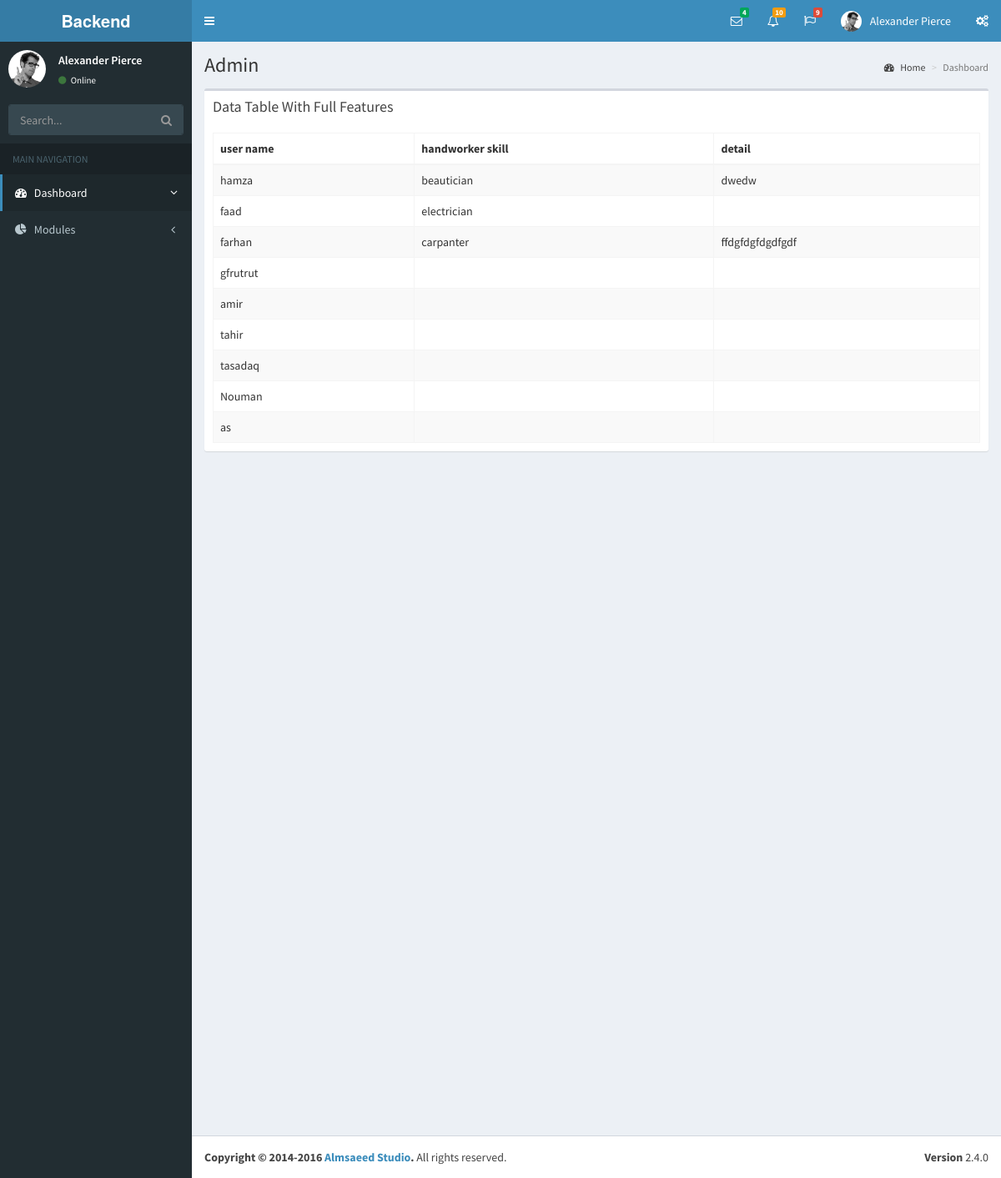
Screenshot of /backend/handworker_skills.php with the database file from the repository.
### tables this page shows
CREATE TABLE `user` (
  `user_id` int(11) NOT NULL,
  `category_id` int(11) NOT NULL,
  `sub_category_id` int(11) NOT NULL,
  `user_type` enum('Admin','Hand worker','Customer') NOT NULL,
  `user_name` varchar(30) NOT NULL,
  `user_image` varchar(250) NOT NULL,
  `user_email` varchar(30) NOT NULL,
  `user_pass` varchar(30) NOT NULL,
  `user_contact` varchar(30) NOT NULL,
  `user_address` varchar(30) NOT NULL,
  `date` timestamp NOT NULL DEFAULT CURRENT_TIMESTAMP
);

CREATE TABLE `handworker_skills` (
  `skill_id` int(11) NOT NULL,
  `user_id` int(11) NOT NULL,
  `skills` varchar(30) NOT NULL,
  `detail` varchar(200) NOT NULL
);

### mysql/MysqliDb.php (called while the page is built, shortened)
<?php
class MysqliDb
{
    public static $prefix = '';
    protected $_mysqli;
    protected $_query;
    protected $_queryOptions = array();
    protected $_orderBy = array();
    protected $_groupBy = array();
    protected $_bindParams = array('');
    protected $host;
    protected $socket;
    protected $_username;
    protected $_password;
    protected $db;
    protected $port;
    protected $charset;
    public $returnType = 'array';
    protected $_nestJoin = false;
    private $_tableName = '';
    protected $_mapKey = null;
    public function __construct($host = null, $username = null, $password = null, $db = null, $port = null, $charset = 'utf8', $socket = null)
    {
        $isSubQuery = false;
        if (is_object($host)) {
            $this->_mysqli = $host;
        } else
            if(is_string($host)) {
                $this->host = $host;
            }
        $this->_username = $username;
        $this->_password = $password;
        $this->db = $db;
        $this->port = $port;
        $this->charset = $charset;
        $this->socket = $socket;
    }
    public function connect()
    {
        $this->_mysqli = new mysqli($this->host, $this->_username, $this->_password, $this->db, $this->port, $this->socket);
        if ($this->charset) {
            $this->_mysqli->set_charset($this->charset);
        }
    }
    public function mysqli()
    {
        return $this->_mysqli;
    }
    protected function reset()
    {
        $this->_orderBy = array();
        $this->_groupBy = array();
        $this->_bindParams = array('');
        $this->_query = null;
        $this->_queryOptions = array();
        $this->returnType = 'array';
        $this->_nestJoin = false;
        $this->_forUpdate = false;
        $this->_lockInShareMode = false;
        $this->_tableName = '';
        $this->_updateColumns = null;
        $this->_mapKey = null;
    }
    public function get($tableName, $numRows = null, $columns = '*')
    {
        $column = is_array($columns) ? implode(', ', $columns) : $columns;
        if (strpos($tableName, '.') === false) {
            $this->_tableName = self::$prefix . $tableName;
        } else {
            $this->_tableName = $tableName;
        }
        $this->_query = 'SELECT ' . implode(' ', $this->_queryOptions) . ' ' .
            $column . " FROM " . $this->_tableName;
        $stmt = $this->_buildQuery($numRows);
        $stmt->execute();
        $res = $this->_dynamicBindResults($stmt);
        return $res;
    }
    protected function _determineType($item)
    {
        switch (gettype($item)) {
            case 'boolean':
            case 'integer':
                return 'i';
                break;
        }
        return '';
    }
    protected function _bindParam($value)
    {
        $this->_bindParams[0] .= $this->_determineType($value);
        array_push($this->_bindParams, $value);
    }
    protected function _buildPair($operator, $value)
    {
        if (!is_object($value)) {
            return ' ' . $operator . ' ? ';
        }
        $subQuery = $value->getSubQuery();
        return " " . $operator . " (" . $subQuery['query'] . ") " . $subQuery['alias'];
    }
    protected function _buildQuery($numRows = null, $tableData = null)
    {
        $stmt = $this->_prepareQuery();
        if (count($this->_bindParams) > 1) {
            call_user_func_array(array($stmt, 'bind_param'), $this->refValues($this->_bindParams));
        }
        return $stmt;
    }
    protected function _dynamicBindResults(mysqli_stmt $stmt)
    {
        $parameters = array();
        $results = array();
        $mysqlLongType = 252;
        $shouldStoreResult = false;
        $meta = $stmt->result_metadata();
        $row = array();
        while ($field = $meta->fetch_field()) {
            if ($this->_nestJoin && $field->table != $this->_tableName) {
                $field->table = substr($field->table, strlen(self::$prefix));
                $row[$field->table][$field->name] = null;
                $parameters[] = & $row[$field->table][$field->name];
            } else {
                $row[$field->name] = null;
                $parameters[] = & $row[$field->name];
            }
        }
        call_user_func_array(array($stmt, 'bind_result'), $parameters);
        while ($stmt->fetch()) {
            if ($this->returnType == 'object') {
                $result = new stdClass ();
                foreach ($row as $key => $val) {
                    if (is_array($val)) {
                        $result->$key = new stdClass ();
                        foreach ($val as $k => $v) {
                            $result->$key->$k = $v;
                        }
                    } else {
                        $result->$key = $val;
                    }
                }
            } else {
                $result = array();
                foreach ($row as $key => $val) {
                    if (is_array($val)) {
                        foreach ($val as $k => $v) {
                            $result[$key][$k] = $v;
                        }
                    } else {
                        $result[$key] = $val;
                    }
                }
            }
            if ($this->_mapKey) {
                $results[$row[$this->_mapKey]] = count($row) > 2 ? $result : end($result);
            } else {
                array_push($results, $result);
            }
        }
        return $results;
    }
    protected function _buildCondition($operator, &$conditions)
    {
        if (empty($conditions)) {
            return;
        }
        $this->_query .= ' ' . $operator;
        foreach ($conditions as $cond) {
            list ($concat, $varName, $operator, $val) = $cond;
            $this->_query .= " " . $concat . " " . $varName;
            switch (strtolower($operator)) {
                default:
                    if (is_array($val)) {
                        $this->_bindParams($val);
                    } elseif ($val === null) {
                        $this->_query .= ' ' . $operator . " NULL";
                    } elseif ($val != 'DBNULL' || $val == '0') {
                        $this->_query .= $this->_buildPair($operator, $val);
                    }
            }
        }
    }
    protected function _buildGroupBy()
    {
        if (empty($this->_groupBy)) {
            return;
        }
        $this->_query .= " GROUP BY ";
        $this->_query = rtrim($this->_query, ', ') . " ";
    }
    protected function _buildOrderBy()
    {
        if (empty($this->_orderBy)) {
            return;
        }
        $this->_query .= " ORDER BY ";
        $this->_query = rtrim($this->_query, ', ') . " ";
    }
    protected function _prepareQuery()
    {
        if (!$stmt = $this->mysqli()->prepare($this->_query)) {
            $msg = $this->mysqli()->error . " query: " . $this->_query;
            $num = $this->mysqli()->errno;
            $this->reset();
            throw new Exception($msg, $num);
        }
        return $stmt;
    }
    protected function refValues(array &$arr)
    {
        if (strnatcmp(phpversion(), '5.3') >= 0) {
            $refs = array();
            foreach ($arr as $key => $value) {
                $refs[$key] = & $arr[$key];
            }
            return $refs;
        }
        return $arr;
    }
    protected function replacePlaceHolders($str, $vals)
    {
        $i = 1;
        $newStr = "";
        while ($pos = strpos($str, "?")) {
            $val = $vals[$i++];
            $newStr .= substr($str, 0, $pos) . "'" . $val . "'";
            $str = substr($str, $pos + 1);
        }
        $newStr .= $str;
        return $newStr;
    }
}

### config.php (called while the page is built, shortened)
<?php
   require_once ('mysql/MysqliDb.php');
   $db2 = new MysqliDb (DB_SERVER, DB_USERNAME, DB_PASSWORD, DB_DATABASE);
?>

### backend/handworker_skills.php (the view, shortened to what this page needs)
     <?php $baseurl = "http://localhost/handworker/backend/assets/";  ?>
 <?php include "header.php";
 include '../config.php';
$users = $db2->get('user');
 ?>
  <aside class="main-sidebar">
    <section class="sidebar">
      <div class="user-panel">
        <div class="pull-left image">
          <img src="<?php echo $baseurl;  ?>dist/img/user2-160x160.jpg" class="img-circle" alt="User Image">
        </div>
        <div class="pull-left info">
          <p>Alexander Pierce</p>
          <a href="#"><i class="fa fa-circle text-success"></i> Online</a>
        </div>
      </div>
      <form action="#" method="get" class="sidebar-form">
        <div class="input-group">
          <input type="text" name="q" class="form-control" placeholder="Search...">
          <span class="input-group-btn">
                <button type="submit" name="search" id="search-btn" class="btn btn-flat"><i class="fa fa-search"></i>
                </button>
              </span>
        </div>
      </form>
    <?php include "sidebar.php";  ?>
    </section>
  </aside>
  <div class="content-wrapper">
    <section class="content-header">
      <h1>Admin</h1>
      <ol class="breadcrumb">
        <li><a href="#"><i class="fa fa-dashboard"></i> Home</a></li>
        <li class="active">Dashboard</li>
      </ol>
    </section>
    <section class="content">
    <div class="box">
            <div class="box-header">
              <h3 class="box-title">Data Table With Full Features</h3>
            </div>
            <div class="box-body">
              <table id="example1" class="table table-bordered table-striped">
                <thead>
                <tr>
                  <th>user name</th>
                  <th>handworker skill</th>
                  <th>detail</th>
                </tr>
                </thead>
                <tbody>
                <?php if($users) { foreach ($users as $user){
                  $db2->where('user_id',$user['user_id']);
                  $handworker_skills = $db2->get('handworker_skills');
                  $detail_skill = '';
                  $detail_detail = '';
                  foreach($handworker_skills as $handworker_skill)
                  {
                     $detail_skill .= $handworker_skill['skills'].'<br>';
                     $detail_detail .= $handworker_skill['detail'].'<br>';
                  }
                  ?>
                <tr>
                <td><?php echo $user['user_name'] ?></td>
                  <td><?php echo $detail_skill ?></td>
                  <td><?php echo $detail_detail ?></td>
                </tr>
                <?php  } } ?>
              </table>
            </div>
          </div>
    </section>
  </div>
  <footer class="main-footer">
    <div class="pull-right hidden-xs">
      <b>Version</b> 2.4.0
    </div>
    <strong>Copyright &copy; 2014-2016 <a href="https://adminlte.io">Almsaeed Studio</a>.</strong> All rights
    reserved.
  </footer>
</div>
</body>
</html>

### rows the page displays
user: user_name "hamza", handworker_skills.skills "beautician", handworker_skills.detail "dwedw"
user: user_name "faad", handworker_skills.skills "electrician"
user: user_name "farhan", handworker_skills.skills "carpanter", handworker_skills.detail "ffdgfdgfdgdfgdf"
user: user_name "gfrutrut"
user: user_name "amir"
user: user_name "tahir"
user: user_name "tasadaq"
user: user_name "Nouman"
user: user_name "as"
